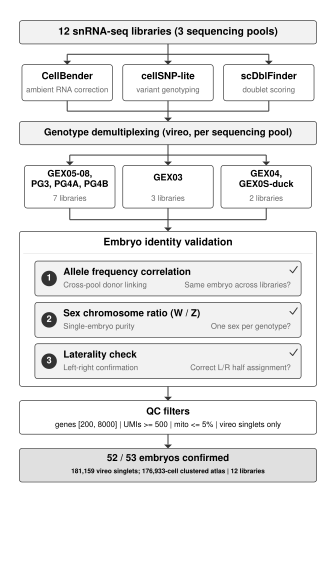

The script that saved this image:
#!/usr/bin/env python3
"""Figure 1, Panel B: Demultiplexing validation cascade (SVG).

Produces:
  - panel_B_validation.svg  (vector, editable)
  - panel_B_validation.png  (300 dpi raster for compositor)

Schematic showing how orthogonal validation layers confirm embryo identity:
  12 libraries → per-library QC → per-pool vireo →
  validation cascade (AF correlation, sex, laterality) →
  52 / 53 embryos confirmed, 181,159 vireo singlets → 176,933-cell clustered atlas

This is the main-figure panel.  The detailed pipeline diagram (vireo
sub-strategies, variant selection) lives in fig01_supp/.
"""
import os
import sys
import svgwrite
import cairosvg

sys.path.insert(0, os.path.join(os.path.dirname(__file__), ".."))
from _shared.layout import W_ONE_THIRD
from _shared.library_naming import LANE_0S_FULL

OUTDIR = os.path.dirname(os.path.abspath(__file__))

# ── Canvas ──────────────────────────────────────────────────────────────
# All coordinates are in the original 520x900 space. A global SCALE factor
# is applied at SVG export via viewBox → size mapping, so every position,
# font size, and stroke width is magnified uniformly.
# Display width: W_ONE_THIRD × 96 SVG dpi. Panel B is paired with panel A
# (W_TWO_THIRD) in fig01 row 1 to sum to W_FULL. The viewBox height was
# expanded from 620 → 900 after font/box sizes were bumped ~1.4× to match
# matplotlib panel text (A+B text smaller than C/D/E).
_W, _H = 520, 900
W = W_ONE_THIRD * 96
H = W * _H / _W
CX = _W / 2
FONT = "Helvetica, Arial, sans-serif"

# Grayscale palette (B&W except for biological variables)
WHITE, LGRAY, MGRAY = "#FFFFFF", "#F2F2F2", "#E0E0E0"
BLACK, DGRAY, GRAY6 = "#000000", "#333333", "#666666"
SEP_COLOR = "#CCCCCC"
RX = 4
AH = 6   # arrowhead size
LW = 1.5

# Font scale: SVG user units are mapped to inches by scale = W / _W, so a
# user-unit font-size of S renders at S * scale px at 96 dpi. Matplotlib
# panels in fig01 use 6-7 pt body text. At W_ONE_THIRD × 96 / 520 viewBox,
# a 14-pt effective body needs sz ≈ 14 here. Bumped from 10 (previously
# ~5 pt rendered, "A+B text smaller than C/D/E").
SZ_BODY = 14
SZ_STRONG = 15
SZ_TITLE = 16
SZ_SUB = 12

# Full-width box
BW = 460
BX = CX - BW / 2


# ═══════════════════════════════════════════════════════════════════════════
# Drawing helpers
# ═══════════════════════════════════════════════════════════════════════════

def _bx(dwg, x, y, w, h, fill=WHITE):
    dwg.add(dwg.rect(insert=(x, y), size=(w, h), rx=RX, ry=RX,
                     fill=fill, stroke=DGRAY, stroke_width=1.0))


def _tx(dwg, x, y, s, sz=10, bold=False, anchor="middle", fill=BLACK):
    dwg.add(dwg.text(s, insert=(x, y), font_family=FONT,
                     font_size=f"{sz}px", text_anchor=anchor, fill=fill,
                     font_weight="bold" if bold else "normal",
                     dominant_baseline="central"))


def _vline(dwg, x, y1, y2):
    dwg.add(dwg.line(start=(x, y1), end=(x, y2),
                     stroke=DGRAY, stroke_width=LW))


def _hline(dwg, x1, x2, y):
    dwg.add(dwg.line(start=(x1, y), end=(x2, y),
                     stroke=DGRAY, stroke_width=LW))


def _arrow(dwg, x, y):
    """Downward arrowhead, tip at (x, y)."""
    dwg.add(dwg.path(
        d=f"M{x - AH},{y - AH} L{x},{y} L{x + AH},{y - AH} Z",
        fill=DGRAY))


def _varrow(dwg, x, y1, y2):
    _vline(dwg, x, y1, y2 - AH)
    _arrow(dwg, x, y2)


def _fan_down(dwg, xsrc, ysrc, xdsts, ydst):
    ymid = (ysrc + ydst) / 2
    _vline(dwg, xsrc, ysrc, ymid)
    _hline(dwg, min(xdsts), max(xdsts), ymid)
    for xd in xdsts:
        _vline(dwg, xd, ymid, ydst - AH)
        _arrow(dwg, xd, ydst)


def _fan_converge(dwg, xsrcs, ysrc, xdst, ydst):
    ymid = (ysrc + ydst) / 2
    for xs in xsrcs:
        _vline(dwg, xs, ysrc, ymid)
    _hline(dwg, min(xsrcs), max(xsrcs), ymid)
    _vline(dwg, xdst, ymid, ydst - AH)
    _arrow(dwg, xdst, ydst)


def _sep(dwg, x, y, w):
    dwg.add(dwg.line(start=(x + 6, y), end=(x + w - 6, y),
                     stroke=SEP_COLOR, stroke_width=0.5))


def _check(dwg, x, y, sz=14):
    """Small checkmark glyph. Scales with sz; default matches SZ_BODY."""
    s = sz / 10.0
    dwg.add(dwg.path(
        d=f"M{x - 3*s},{y} L{x},{y + 3*s} L{x + 5*s},{y - 4*s}",
        fill="none", stroke=DGRAY, stroke_width=1.5,
        stroke_linecap="round", stroke_linejoin="round"))


# ═══════════════════════════════════════════════════════════════════════════
# Build flowchart
# ═══════════════════════════════════════════════════════════════════════════

def generate():
    svg_path = os.path.join(OUTDIR, "panel_B_validation.svg")

    # viewBox uses original coordinates; size is scaled up for output
    dwg = svgwrite.Drawing(svg_path, size=(f"{W}px", f"{H}px"),
                           viewBox=f"0 0 {_W} {_H}")

    # ── Panel label ─────────────────────────────────────
    # Panel label added by compositor for consistency

    # ── ROW 0: Input ────────────────────────────────────
    y0, h0 = 32, 36
    _bx(dwg, BX, y0, BW, h0, fill=LGRAY)
    _tx(dwg, CX, y0 + h0 / 2,
        "12 snRNA-seq libraries (3 sequencing pools)",
        sz=SZ_TITLE, bold=True)

    # ── ROW 1: Per-library QC (3 boxes) ─────────────────
    GAP = 32
    y1 = y0 + h0 + GAP
    pw, ph, pg = 140, 56, 16
    px0 = CX - (3 * pw + 2 * pg) / 2
    qc_items = [
        ("CellBender", "ambient RNA correction"),
        ("cellSNP-lite", "variant genotyping"),
        ("scDblFinder", "doublet scoring"),
    ]
    pcx = []
    for i, (title, desc) in enumerate(qc_items):
        x = px0 + i * (pw + pg)
        cx = x + pw / 2
        pcx.append(cx)
        _bx(dwg, x, y1, pw, ph)
        _tx(dwg, cx, y1 + 19, title, sz=SZ_STRONG, bold=True)
        _tx(dwg, cx, y1 + 40, desc, sz=SZ_SUB, fill=GRAY6)
    _fan_down(dwg, CX, y0 + h0, pcx, y1)

    # ── ROW 2: Per-pool vireo ───────────────────────────
    y2 = y1 + ph + GAP
    h2 = 36
    _bx(dwg, BX, y2, BW, h2, fill=LGRAY)
    _tx(dwg, CX, y2 + h2 / 2,
        "Genotype demultiplexing (vireo, per sequencing pool)",
        sz=SZ_STRONG, bold=True)
    _fan_converge(dwg, pcx, y1 + ph, CX, y2)

    # ── ROW 3: Three sequencing pools ───────────────────
    y3 = y2 + h2 + GAP
    SW, SH, SG = 140, 66, 12
    n_pools = 3
    sx0 = CX - (n_pools * SW + (n_pools - 1) * SG) / 2

    pools = [
        ("GEX05-08,\nPG3, PG4A, PG4B", "7 libraries"),
        ("GEX03", "3 libraries"),
        (f"GEX04,\n{LANE_0S_FULL['duck']}", "2 libraries"),
    ]

    scx = []
    for i, (title, subtitle) in enumerate(pools):
        x = sx0 + i * (SW + SG)
        cx = x + SW / 2
        scx.append(cx)
        _bx(dwg, x, y3, SW, SH)
        lines = title.split("\n")
        ty = y3 + 20 if len(lines) == 1 else y3 + 14
        for j, ln in enumerate(lines):
            _tx(dwg, cx, ty + j * 16, ln, sz=SZ_BODY, bold=True)
        _tx(dwg, cx, y3 + SH - 14, subtitle, sz=SZ_SUB, fill=GRAY6)

    _fan_down(dwg, CX, y2 + h2, scx, y3)

    # ── ROW 4: Validation cascade (the centerpiece) ─────
    y4 = y3 + SH + GAP + 4
    # Outer container
    VC_W = BW
    VC_H = 240
    vc_x = BX
    _bx(dwg, vc_x, y4, VC_W, VC_H, fill=WHITE)
    _tx(dwg, CX, y4 + 18,
        "Embryo identity validation",
        sz=SZ_TITLE, bold=True)
    _sep(dwg, vc_x, y4 + 34, VC_W)

    _fan_converge(dwg, scx, y3 + SH, CX, y4)

    # Three validation layers inside the box
    layer_x = vc_x + 24
    layer_w = VC_W - 48
    layer_h = 54
    layer_gap = 10
    ly0 = y4 + 46

    layers = [
        ("Allele frequency correlation",
         "Cross-pool donor linking",
         "Same embryo across libraries?"),
        ("Sex chromosome ratio (W / Z)",
         "Single-embryo purity",
         "One sex per genotype?"),
        ("Laterality check",
         "Left-right confirmation",
         "Correct L/R half assignment?"),
    ]

    for i, (method, purpose, question) in enumerate(layers):
        ly = ly0 + i * (layer_h + layer_gap)
        _bx(dwg, layer_x, ly, layer_w, layer_h, fill=LGRAY)

        # Number badge
        badge_x = layer_x + 22
        badge_r = 12
        dwg.add(dwg.circle(center=(badge_x, ly + layer_h / 2),
                            r=badge_r, fill=DGRAY))
        _tx(dwg, badge_x, ly + layer_h / 2, str(i + 1),
            sz=SZ_BODY, bold=True, fill=WHITE)

        # Method name (bold) and purpose
        text_x = layer_x + 44
        _tx(dwg, text_x, ly + 18, method,
            sz=SZ_STRONG, bold=True, anchor="start")
        _tx(dwg, text_x, ly + 38, purpose,
            sz=SZ_SUB, fill=GRAY6, anchor="start")

        # Right-aligned question, on the purpose line: vertically centred it
        # ran into the long bold method name ("Allele frequency correlation").
        q_x = layer_x + layer_w - 16
        _tx(dwg, q_x, ly + 38, question,
            sz=SZ_SUB, fill=GRAY6, anchor="end")

        # Checkmark on right edge
        _check(dwg, q_x + 3, ly + layer_h / 2 - 13, sz=14)

    # ── ROW 5: QC ───────────────────────────────────────
    y5 = y4 + VC_H + 22
    h5 = 52
    _bx(dwg, BX, y5, BW, h5)
    _tx(dwg, CX, y5 + 18, "QC filters", sz=SZ_STRONG, bold=True)
    _tx(dwg, CX, y5 + 38,
        "genes [200, 8000] | UMIs >= 500 | mito <= 5% | vireo singlets only",
        sz=SZ_SUB)
    _varrow(dwg, CX, y4 + VC_H, y5)

    # ── ROW 6: Output ───────────────────────────────────
    y6 = y5 + h5 + 22
    h6 = 52
    _bx(dwg, BX, y6, BW, h6, fill=MGRAY)
    _tx(dwg, CX, y6 + 16,
        "52 / 53 embryos confirmed",
        sz=SZ_STRONG, bold=True)
    _tx(dwg, CX, y6 + 36,
        "181,159 vireo singlets; 176,933-cell clustered atlas | 12 libraries",
        sz=10, bold=True)
    _varrow(dwg, CX, y5 + h5, y6)

    # ── Save ────────────────────────────────────────────
    dwg.save()
    print(f"  Saved: {svg_path}")


if __name__ == "__main__":
    generate()
